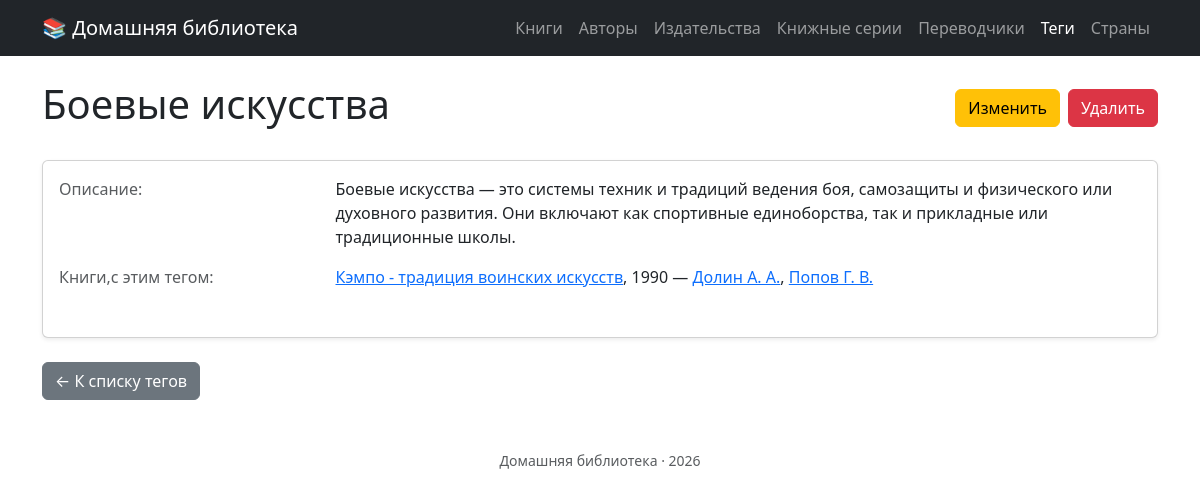
The app's page /tags/1 with its own data.
### tables this page shows
CREATE TABLE `tags` (
  `id` int unsigned NOT NULL AUTO_INCREMENT,
  `name` varchar(100) NOT NULL,
  `created_at` datetime NOT NULL DEFAULT CURRENT_TIMESTAMP,
  `updated_at` datetime NOT NULL DEFAULT CURRENT_TIMESTAMP ON UPDATE CURRENT_TIMESTAMP,
  `description` text,
  PRIMARY KEY (`id`),
  UNIQUE KEY `uq_tags_name` (`name`)
);

CREATE TABLE `books` (
  `id` int unsigned NOT NULL AUTO_INCREMENT,
  `title` varchar(200) DEFAULT NULL,
  `year` smallint unsigned NOT NULL,
  `description` text,
  `country_id` int unsigned DEFAULT NULL,
  `publisher_id` int unsigned DEFAULT NULL,
  `series_id` int unsigned DEFAULT NULL,
  `binding` enum('hardcover','paperback') DEFAULT NULL,
  `pages` int unsigned DEFAULT NULL,
  `print_run` int unsigned DEFAULT NULL,
  `isbn` varchar(17) DEFAULT NULL,
  `created_at` datetime NOT NULL DEFAULT CURRENT_TIMESTAMP,
  `updated_at` datetime NOT NULL DEFAULT CURRENT_TIMESTAMP ON UPDATE CURRENT_TIMESTAMP,
  PRIMARY KEY (`id`),
  KEY `idx_books_year` (`year`),
  KEY `idx_books_title` (`title`(100)),
  KEY `fk_books_country` (`country_id`),
  KEY `fk_books_publisher` (`publisher_id`),
  KEY `fk_books_series` (`series_id`),
  CONSTRAINT `fk_books_country` FOREIGN KEY (`country_id`) REFERENCES `countries` (`id`) ON DELETE SET NULL,
  CONSTRAINT `fk_books_publisher` FOREIGN KEY (`publisher_id`) REFERENCES `publishers` (`id`) ON DELETE SET NULL,
  CONSTRAINT `fk_books_series` FOREIGN KEY (`series_id`) REFERENCES `series` (`id`) ON DELETE SET NULL
);

### src/Presentation/View/tag/show.php (the view)
<div class="d-flex justify-content-between align-items-center mb-4">
    <h1><?= htmlspecialchars($tag->name()) ?></h1>
    <div class="d-flex gap-2">
        <a href="/tags/<?= $tag->id() ?>/edit" class="btn btn-warning">Изменить</a>
        <form action="/tags/<?= $tag->id() ?>/delete" method="post" class="d-inline" onsubmit="return confirm('Удалить переводчика?')">
            <button type="submit" class="btn btn-danger">Удалить</button>
        </form>
    </div>
</div>
<div class="card shadow-sm">
    <div class="card-body">
        <div class="row mb-3">
            <div class="col-sm-3 text-muted">Описание:</div>
            <div class="col-sm-9">
                <?php if ($tag->description() === null): ?>
                    <em class="text-muted">Нет описания</em>
                <?php else: ?>
                    <?= nl2br(htmlspecialchars($tag->description())) ?>
                <?php endif; ?>
            </div>
        </div>
        <div class="row mb-3">
            <div class="col-sm-3 text-muted">Книги,с этим тегом:</div>
            <div class="col-sm-9">
                <?php if ($books === []): ?>
                    <em class="text-muted">Нет книг</em>
                <?php else: ?>
                    <?php foreach ($books as $book): ?>
                        <p>
                            <a href="/books/<?= $book->id() ?>"><?= htmlspecialchars($book->title()) ?></a>,
                            <?= $book->year() ?>
                            <?php
                            $names = [];
                            $links = [];
                            foreach ($book->authorIds() as $authorId) {
                                if (isset($authorsById[$authorId])) {
                                    $names[$authorId] = htmlspecialchars($authorsById[$authorId]->name());
                                    $links[$authorId] = "/authors/" . $authorsById[$authorId]->id();
                                }
                            }
                            $lastKey = array_key_last($names);
                            if ($names !== []) echo ' — ' ;
                            foreach ($names as $authorId => $name) {
                                ?><a href="<?=$links[$authorId]?>"><?=htmlspecialchars($name);?></a><?
                                if($authorId !== $lastKey){
                                    echo ', ';
                                }
                            }
                            ?>
                        </p>
                    <?php endforeach; ?>
                <?php endif; ?>
            </div>
        </div>
    </div>
</div>
<div class="mt-4">
    <a href="/tags" class="btn btn-secondary">← К списку тегов</a>
</div>

### src/Presentation/Router.php (shortened to what the rows shown need)
<?php
final class Router
{
    private array $routes = [];
    public function  get(string $path, callable $handler): void{
        $this->routes['GET'][$path] = $handler;
    }
    public function post(string $path, callable $handler): void{
        $this->routes['POST'][$path] = $handler;
    }
    public function run(string $uri, string $method = 'GET'): void{
        $path = parse_url($uri, PHP_URL_PATH);
        foreach($this->routes[$method] as $route => $handler){
            $pattern = preg_replace('#\{[^}]+\}#', '([^/]+)', $route);
            $pattern = '#^' . $pattern . '$#';
            if (preg_match($pattern, $path, $matches)) {
                array_shift($matches);
                $handler(...$matches);
                return;
            }
        }
    }
}

### src/Presentation/View/layout.php (shortened to what the rows shown need)
<!doctype html>
<html lang="ru">
<head>
    <link href="https://cdn.jsdelivr.net/npm/bootstrap@5.3.0/dist/css/bootstrap.min.css" rel="stylesheet">
    <link href="https://cdn.jsdelivr.net/npm/select2@4.1.0-rc.0/dist/css/select2.min.css" rel="stylesheet" />
    <link href="https://cdn.jsdelivr.net/npm/select2-bootstrap-5-theme@1.3.0/dist/select2-bootstrap-5-theme.min.css" rel="stylesheet" />
</head>
<body>
<?php
$currentPath = parse_url($_SERVER['REQUEST_URI'] ?? '/', PHP_URL_PATH);
$isActive = function (string $path, string $prefix): bool {
    if ($prefix === '/') {
        return $path === '/';
    }
    return $path === $prefix || \str_starts_with($path, $prefix . '/');
};
$navItems = [
        ['href' => '/books',       'label' => 'Книги',          'prefix' => '/books'],
        ['href' => '/authors',     'label' => 'Авторы',         'prefix' => '/authors'],
        ['href' => '/publishers',  'label' => 'Издательства',   'prefix' => '/publishers'],
        ['href' => '/series',      'label' => 'Книжные серии',  'prefix' => '/series'],
        ['href' => '/translators', 'label' => 'Переводчики',    'prefix' => '/translators'],
        ['href' => '/tags',        'label' => 'Теги',           'prefix' => '/tags'],
        ['href' => '/countries',   'label' => 'Страны',         'prefix' => '/countries'],
];
?>
<nav class="navbar navbar-expand-lg navbar-dark bg-dark">
    <div class="container">
        <a class="navbar-brand" href="/">📚 Домашняя библиотека</a>
        <ul class="navbar-nav">
            <?php foreach ($navItems as $item): ?>
                <?php $active = $isActive($currentPath, $item['prefix']); ?>
                <li class="nav-item">
                    <a class="nav-link <?= $active ? 'active' : '' ?>"
                       href="<?= htmlspecialchars($item['href']) ?>"
                            <?= $active ? 'aria-current="page"' : '' ?>>
                        <?= htmlspecialchars($item['label']) ?>
                    </a>
                </li>
            <?php endforeach; ?>
        </ul>
    </div>
</nav>
<main class="container my-4">
    <?= $content ?? '' ?>
</main>
<footer class="text-center text-muted py-4">
    <small>Домашняя библиотека · <?= date('Y') ?></small>
</footer>
</body>
</html>

### records on screen
tags: label "Книги", label "Авторы", label "Издательства", label "Книжные серии", label "Переводчики", label "Теги", label "Страны", name "Боевые искусства", description "Боевые искусства — это системы техник и традиций ведения боя, самозащиты и физического или духовного развития. Они включают как спортивные единоборства, так и прикладные или традиционные школы."
books: title "Кэмпо - традиция воинских искусств", year "1990", name "Долин А. А.", name "Попов Г. В."
